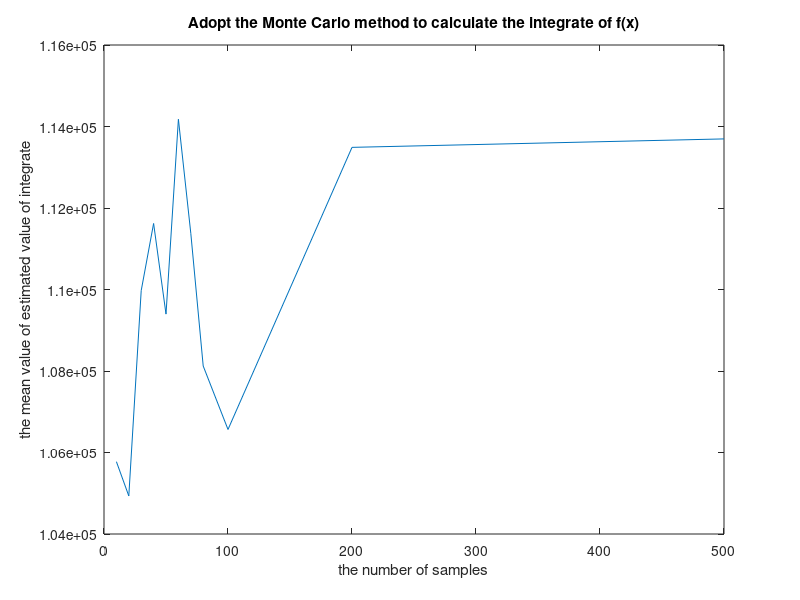

MATLAB code for this plot:
clear;
sample_num = [10, 20, 30, 40, 50, 60, 70, 80, 100, 200, 500];

cal_integrate_mean = [];
cal_integrate_var = [];

for num = sample_num
    cal_integrate = [];
    for x = 1:100
        cal_sum = 0;
        for y = 1:num
            x_cor = rand(1) * 2 + 2;
            y_cor = rand(1) * 2 - 1;
            cal_sum = cal_sum + 4 *(power(y_cor,2) * exp(-power(y_cor,2)) + power(x_cor,4) * exp(-power(x_cor,2))) / (x_cor * exp(-power(x_cor,2)));
        end
        cal_integrate = [cal_integrate cal_sum / num];
    end
    cal_integrate_mean = [cal_integrate_mean mean(cal_integrate)];
    cal_integrate_var = [cal_integrate_var var(cal_integrate)];
end

% subplot(2,1,1);
plot(sample_num,cal_integrate_mean);
title('Adopt the Monte Carlo method to calculate the integrate of f(x)');
xlabel('the number of samples');
ylabel('the mean value of estimated value of integrate');
% subplot(2,1,2);
% plot(sample_num,cal_integrate_var);
% xlabel('the number of samples');
% ylabel('the variance of estimated value of integrate');
